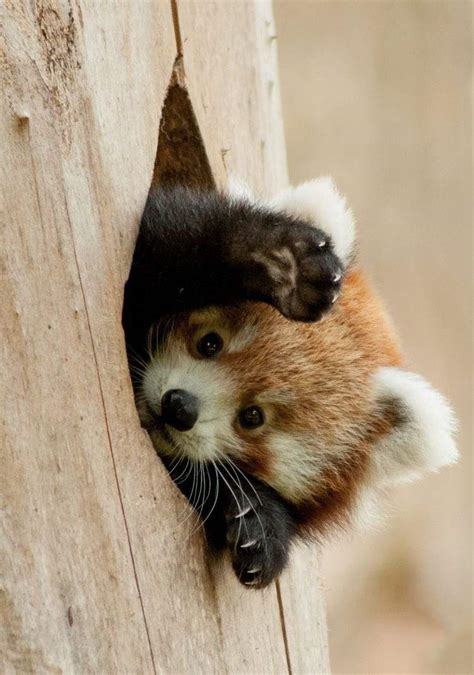
#> input picture CV_Tasks/Task_1/resources/test.png, 474 x 675 px
$ python main.py
#> lines starting #> are read from the running program, lines starting #| are printed output that depends on the picture
import cv2

def main():
    image = cv2.imread("../resources/test.png")
#> image is the input picture: shape (675, 474, 3); mean B, G, R 127.6, 150.9, 168.8

    if image is None:
        print("Error: couldn't open image")
        exit()

    image = cv2.resize(image, (500, 500))
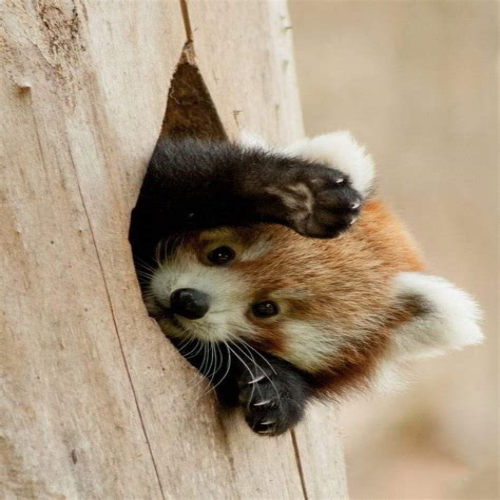
#> image: shape (500, 500, 3); mean B, G, R 127.5, 150.8, 168.7

    image = cv2.flip(image, -1)
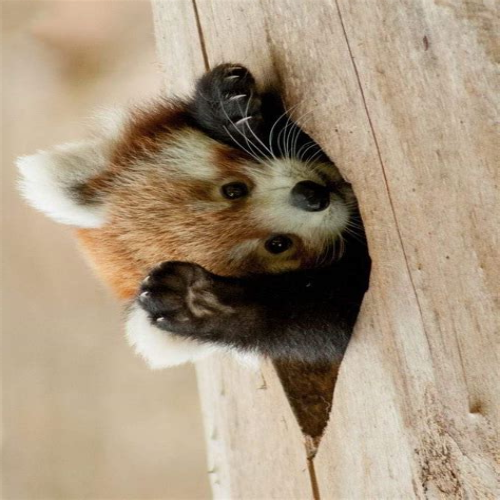
#> image: shape (500, 500, 3); mean B, G, R 127.5, 150.8, 168.7

    image = image[0:400, 0:400]
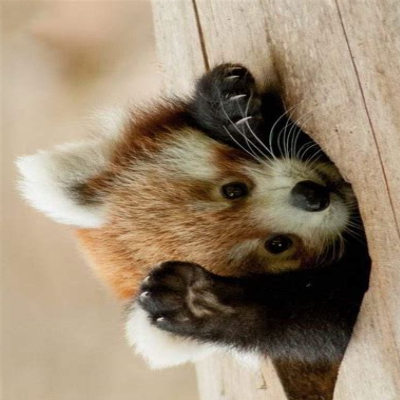
#> image: shape (400, 400, 3); mean B, G, R 113.1, 136, 153.9

    height, width = image.shape[:2]
#> height = 400; width = 400

    rotate_matrix_45 = cv2.getRotationMatrix2D((width / 2, height / 2), 45.0, 1.0)
    image = cv2.warpAffine(image, rotate_matrix_45, (width, height))
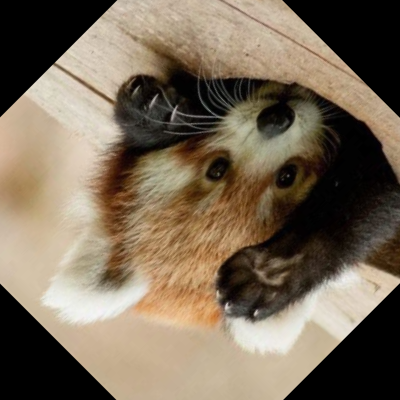
#> image: shape (400, 400, 3); mean B, G, R 88.2, 106.9, 121.6

    cv2.imshow("changed image", image)
    cv2.imwrite("new.png", image)

    cv2.waitKey(0)
    cv2.destroyAllWindows()


if __name__ == "__main__":
    main()
